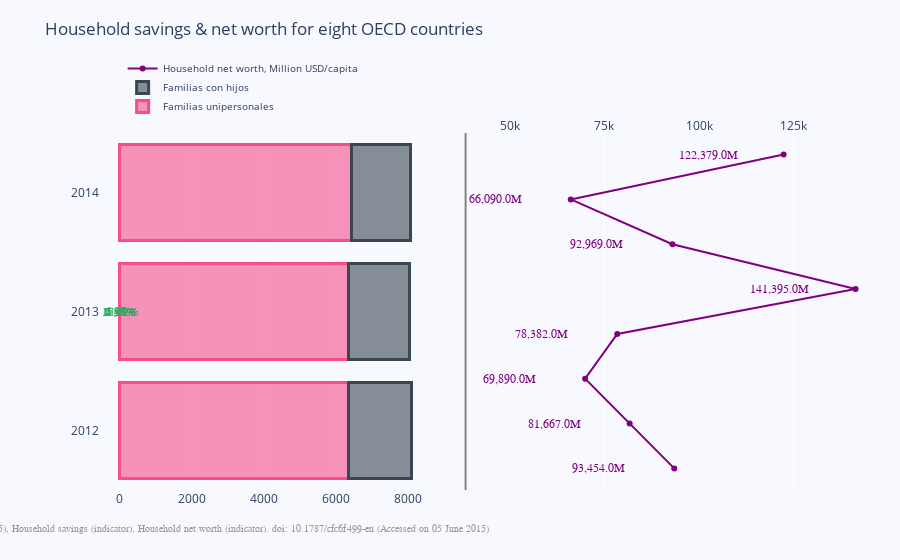

The cell this chart's notebook holds for it:
### Code cell
import plotly.graph_objects as go
from plotly.subplots import make_subplots

import numpy as np

y_saving = [1.3586, 2.2623000000000002, 4.9821999999999997, 6.5096999999999996,
            7.4812000000000003, 7.5133000000000001, 15.2148, 17.520499999999998
            ]
y_net_worth = [93453.919999999998, 81666.570000000007, 69889.619999999995,
               78381.529999999999, 141395.29999999999, 92969.020000000004,
               66090.179999999993, 122379.3]

x = ['Japan', 'United Kingdom', 'Canada', 'Netherlands',
     'United States', 'Belgium', 'Sweden', 'Switzerland']


# Creating two subplots
fig = make_subplots(rows=1, cols=2, specs=[[{}, {}]], shared_xaxes=True,
                    shared_yaxes=False, vertical_spacing=0.001)

fig.append_trace(go.Bar(
    y = list(df.index.astype(str)),
    x = list(df["num_fam_one_person"]),
    name = 'Familias unipersonales',
    orientation='h',
    marker=dict(
        color='rgba(246, 78, 139, 0.6)',
        line=dict(color='rgba(246, 78, 139, 1.0)', width=3)
    )
), 1, 1)

fig.add_trace(go.Bar(
    y = list(df.index.astype(str)),
    x = list(df["num_fam_kids"]),
    name='Familias con hijos',
    orientation='h',
    marker=dict(
        color='rgba(58, 71, 80, 0.6)',
        line=dict(color='rgba(58, 71, 80, 1.0)', width=3)
    )
), 1, 1)

fig.update_layout(barmode='stack')

fig.append_trace(go.Scatter(
    x=[30,100,10], y=list(df.index.astype(str)),
    mode='lines+markers',
    line_color='rgb(128, 0, 128)',
    name='Household net worth, Million USD/capita',
), 1, 2)

fig.update_layout(
    title='Household savings & net worth for eight OECD countries',
    yaxis=dict(
        showgrid=False,
        showline=False,
        showticklabels=True,
        domain=[0, 0.85],
    ),
    yaxis2=dict(
        showgrid=False,
        showline=True,
        showticklabels=False,
        linecolor='rgba(102, 102, 102, 0.8)',
        linewidth=2,
        domain=[0, 0.85],
    ),
    xaxis=dict(
        zeroline=False,
        showline=False,
        showticklabels=True,
        showgrid=True,
        domain=[0, 0.42],
    ),
    xaxis2=dict(
        zeroline=False,
        showline=False,
        showticklabels=True,
        showgrid=True,
        domain=[0.47, 1],
        side='top',
        dtick=10,
    ),
    legend=dict(x=0.029, y=1.038, font_size=10),
    margin=dict(l=100, r=20, t=70, b=70),
    paper_bgcolor='rgb(248, 248, 255)',
    plot_bgcolor='rgb(248, 248, 255)',
)

annotations = []

y_s = np.round(y_saving, decimals=2)
y_nw = np.rint(y_net_worth)

# Adding labels
for ydn, yd, xd in zip(y_nw, y_s, x):
    # labeling the scatter savings
    annotations.append(dict(xref='x2', yref='y2',
                            y = xd, x = ydn - 20000,
                            text='{:,}'.format(ydn) + 'M',
                            font=dict(family='Arial', size=12,
                                      color='rgb(128, 0, 128)'),
                            showarrow=False))
    # labeling the bar net worth
    annotations.append(dict(xref='x1', yref='y1',
                            y=xd, x=yd + 3,
                            text=str(yd) + '%',
                            font=dict(family='Arial', size=12,
                                      color='rgb(50, 171, 96)'),
                            showarrow=False))
# Source
annotations.append(dict(xref='paper', yref='paper',
                        x=-0.2, y=-0.109,
                        text='OECD "' +
                             '(2015), Household savings (indicator), ' +
                             'Household net worth (indicator). doi: ' +
                             '10.1787/cfc6f499-en (Accessed on 05 June 2015)',
                        font=dict(family='Arial', size=10, color='rgb(150,150,150)'),
                        showarrow=False))

fig.update_layout(annotations=annotations)

fig.show()

### Figure 1 — Plotly figure (JSON) as saved in the notebook; plotly's stock layout.template omitted (floating-point values rounded to 4 significant figures)
{"data": [{"marker": {"color": "rgba(246, 78, 139, 0.6)", "line": {"color": "rgba(246, 78, 139, 1.0)", "width": 3}}, "name": "Familias unipersonales", "orientation": "h", "type": "bar", "x": [6340, 6341, 6441], "xaxis": "x", "y": ["2012", "2013", "2014"], "yaxis": "y"}, {"marker": {"color": "rgba(58, 71, 80, 0.6)", "line": {"color": "rgba(58, 71, 80, 1.0)", "width": 3}}, "name": "Familias con hijos", "orientation": "h", "type": "bar", "x": [1749, 1702, 1637], "xaxis": "x", "y": ["2012", "2013", "2014"], "yaxis": "y"}, {"line": {"color": "rgb(128, 0, 128)"}, "mode": "lines+markers", "name": "Household net worth, Million USD/capita", "type": "scatter", "x": [93450.0, 81670.0, 69890.0, 78380.0, 141400.0, 92970.0, 66090.0, 122400.0], "xaxis": "x2", "y": ["Japan", "United Kingdom", "Canada", "Netherlands", "United States", "Belgium", "Sweden", "Switzerland"], "yaxis": "y2"}], "layout": {"annotations": [{"font": {"color": "rgb(128, 0, 128)", "family": "Arial", "size": 12}, "showarrow": false, "text": "93,454.0M", "x": 73454, "xref": "x2", "y": "Japan", "yref": "y2"}, {"font": {"color": "rgb(50, 171, 96)", "family": "Arial", "size": 12}, "showarrow": false, "text": "1.36%", "x": 4.36, "xref": "x", "y": "Japan", "yref": "y"}, {"font": {"color": "rgb(128, 0, 128)", "family": "Arial", "size": 12}, "showarrow": false, "text": "81,667.0M", "x": 61667, "xref": "x2", "y": "United Kingdom", "yref": "y2"}, {"font": {"color": "rgb(50, 171, 96)", "family": "Arial", "size": 12}, "showarrow": false, "text": "2.26%", "x": 5.26, "xref": "x", "y": "United Kingdom", "yref": "y"}, {"font": {"color": "rgb(128, 0, 128)", "family": "Arial", "size": 12}, "showarrow": false, "text": "69,890.0M", "x": 49890, "xref": "x2", "y": "Canada", "yref": "y2"}, {"font": {"color": "rgb(50, 171, 96)", "family": "Arial", "size": 12}, "showarrow": false, "text": "4.98%", "x": 7.98, "xref": "x", "y": "Canada", "yref": "y"}, {"font": {"color": "rgb(128, 0, 128)", "family": "Arial", "size": 12}, "showarrow": false, "text": "78,382.0M", "x": 58382, "xref": "x2", "y": "Netherlands", "yref": "y2"}, {"font": {"color": "rgb(50, 171, 96)", "family": "Arial", "size": 12}, "showarrow": false, "text": "6.51%", "x": 9.51, "xref": "x", "y": "Netherlands", "yref": "y"}, {"font": {"color": "rgb(128, 0, 128)", "family": "Arial", "size": 12}, "showarrow": false, "text": "141,395.0M", "x": 121395, "xref": "x2", "y": "United States", "yref": "y2"}, {"font": {"color": "rgb(50, 171, 96)", "family": "Arial", "size": 12}, "showarrow": false, "text": "7.48%", "x": 10.48, "xref": "x", "y": "United States", "yref": "y"}, {"font": {"color": "rgb(128, 0, 128)", "family": "Arial", "size": 12}, "showarrow": false, "text": "92,969.0M", "x": 72969, "xref": "x2", "y": "Belgium", "yref": "y2"}, {"font": {"color": "rgb(50, 171, 96)", "family": "Arial", "size": 12}, "showarrow": false, "text": "7.51%", "x": 10.51, "xref": "x", "y": "Belgium", "yref": "y"}, {"font": {"color": "rgb(128, 0, 128)", "family": "Arial", "size": 12}, "showarrow": false, "text": "66,090.0M", "x": 46090, "xref": "x2", "y": "Sweden", "yref": "y2"}, {"font": {"color": "rgb(50, 171, 96)", "family": "Arial", "size": 12}, "showarrow": false, "text": "15.21%", "x": 18.21, "xref": "x", "y": "Sweden", "yref": "y"}, {"font": {"color": "rgb(128, 0, 128)", "family": "Arial", "size": 12}, "showarrow": false, "text": "122,379.0M", "x": 102379, "xref": "x2", "y": "Switzerland", "yref": "y2"}, {"font": {"color": "rgb(50, 171, 96)", "family": "Arial", "size": 12}, "showarrow": false, "text": "17.52%", "x": 20.52, "xref": "x", "y": "Switzerland", "yref": "y"}, {"font": {"color": "rgb(150,150,150)", "family": "Arial", "size": 10}, "showarrow": false, "text": "OECD \"(2015), Household savings (indicator), Household net worth (indicator). doi: 10.1787/cfc6f499-en (Accessed on 05 June 2015)", "x": -0.2, "xref": "paper", "y": -0.109, "yref": "paper"}], "barmode": "stack", "legend": {"font": {"size": 10}, "x": 0.029, "y": 1.038}, "margin": {"b": 70, "l": 100, "r": 20, "t": 70}, "paper_bgcolor": "rgb(248, 248, 255)", "plot_bgcolor": "rgb(248, 248, 255)", "title": {"text": "Household savings & net worth for eight OECD countries"}, "xaxis": {"anchor": "y", "domain": [0, 0.42], "showgrid": true, "showline": false, "showticklabels": true, "zeroline": false}, "xaxis2": {"anchor": "y2", "domain": [0.47, 1], "dtick": 25000, "showgrid": true, "showline": false, "showticklabels": true, "side": "top", "zeroline": false}, "yaxis": {"anchor": "x", "domain": [0, 0.85], "showgrid": false, "showline": false, "showticklabels": true}, "yaxis2": {"anchor": "x2", "domain": [0, 0.85], "linecolor": "rgba(102, 102, 102, 0.8)", "linewidth": 2, "showgrid": false, "showline": true, "showticklabels": false}}}
